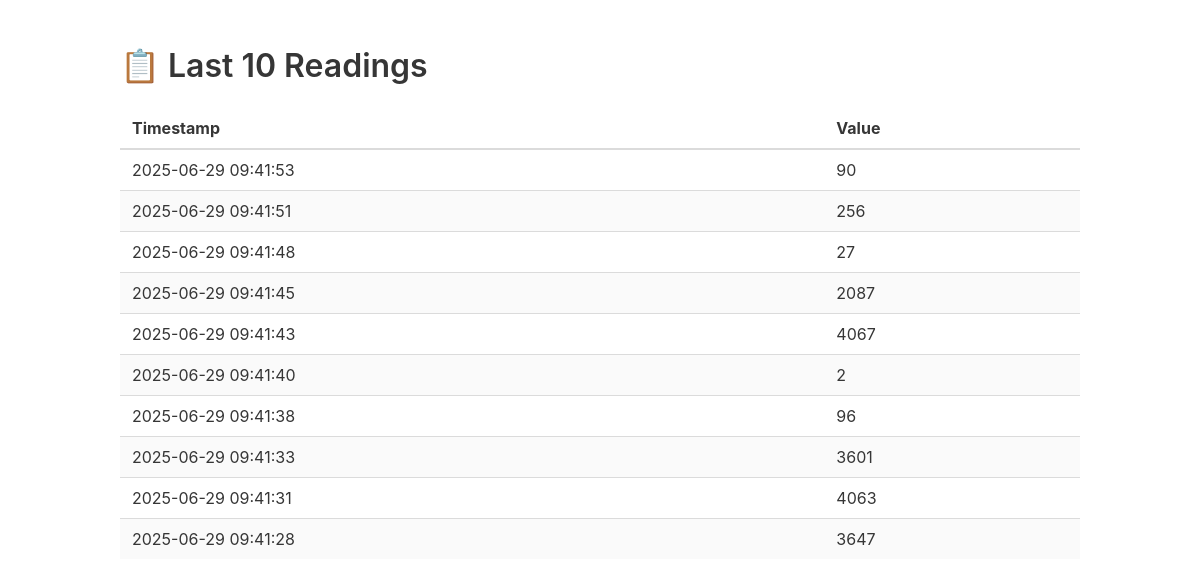
Screenshot of /last-10 with the database file from the repository.
### tables this page shows
CREATE TABLE gas_reading (
                id INTEGER PRIMARY KEY AUTOINCREMENT,
                value INTEGER NOT NULL,
                timestamp TEXT DEFAULT CURRENT_TIMESTAMP
            );

### app.py (the view)
@app.route("/last-10")
def last_10():
    with sqlite3.connect(DB_FILE) as conn:
        cursor = conn.cursor()
        cursor.execute("SELECT timestamp, value FROM gas_reading ORDER BY timestamp DESC LIMIT 10")
        rows = cursor.fetchall()
    readings = [{"timestamp": r[0], "value": r[1]} for r in rows]
    return render_template("last_10.html", readings=readings)

### templates/last_10.html (shortened to what this page needs)
<!DOCTYPE html>
<html>
<head>
  <link rel="stylesheet" href="https://cdnjs.cloudflare.com/ajax/libs/bulma/0.9.4/css/bulma.min.css">
</head>
<body>
  <section class="section">
    <div class="container">
      <h1 class="title">📋 Last 10 Readings</h1>
      <table class="table is-striped is-hoverable is-fullwidth">
        <thead>
          <tr>
            <th>Timestamp</th>
            <th>Value</th>
          </tr>
        </thead>
        <tbody>
          {% for r in readings %}
          <tr>
            <td>{{ r.timestamp }}</td>
            <td>{{ r.value }}</td>
          </tr>
          {% endfor %}
        </tbody>
      </table>
    </div>
  </section>
</body>
</html>

### rows the page displays
gas_reading: timestamp "2025-06-29 09:41:53", value "90"
gas_reading: timestamp "2025-06-29 09:41:51", value "256"
gas_reading: timestamp "2025-06-29 09:41:48", value "27"
gas_reading: timestamp "2025-06-29 09:41:45", value "2087"
gas_reading: timestamp "2025-06-29 09:41:43", value "4067"
gas_reading: timestamp "2025-06-29 09:41:40", value "2"
gas_reading: timestamp "2025-06-29 09:41:38", value "96"
gas_reading: timestamp "2025-06-29 09:41:33", value "3601"
gas_reading: timestamp "2025-06-29 09:41:31", value "4063"
gas_reading: timestamp "2025-06-29 09:41:28", value "3647"
